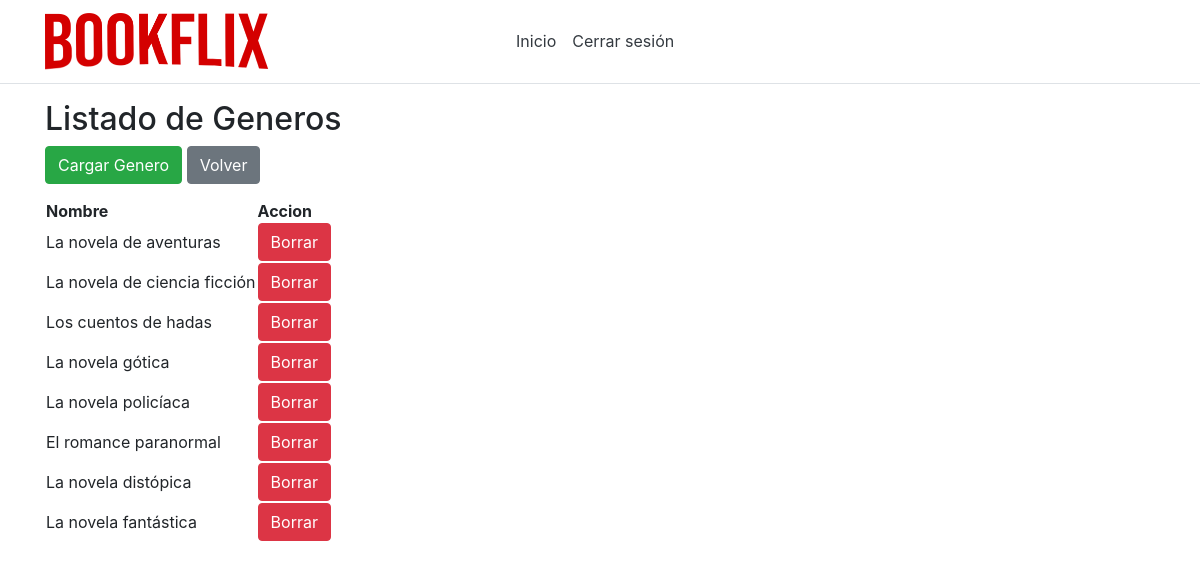
Before: /listGeneros/ (signed in) with the older database file.
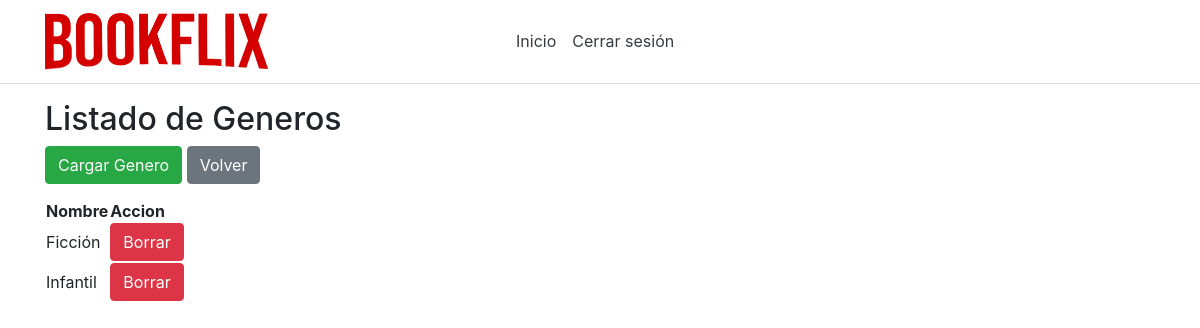
After: the same page with the newer database file.
### app/models.py (models this page shows, shortened)
class Genero(models.Model):
    id = models.AutoField(primary_key=True)
    nombre = models.CharField(max_length=50,unique=True)

### app/views.py (the view)
# urls.py: path('listGeneros/', views.listGeneros),
def listGeneros(request):
    generos = Genero.objects.all()
    return render(request, "admin/listOfGeneros.html", {'generos': generos})

### app/models.py (called while the page is built)
    @property
    def is_active(self):
        return self.active

    @property
    def is_superuser(self):
        return self.superuser

### app/templates/admin/listOfGeneros.html (shortened to what this page needs)
{% extends 'default/layout.html' %}
{% block admin %}
<h2>Listado de Generos</h2>
<div class="btn-group" role="group" aria-label="Basic example">
<form method="get" action="/createGenero">
    <button class="btn btn-success" type="submit">Cargar Genero</button>
  </form>
<form method="get" action="/inicio">
    <button class="btn btn-secondary" type="submit">Volver</button>
</form>
</div>
<table>
    <thead>
        <tr>
            <th>Nombre</th>
            <th>Accion</th>
        </tr>
    </thead>
    <tbody>
        {% for genero in generos %}
        <tr>
            <td>{{ genero.nombre }}</td>
            <td><a class="btn btn-danger" role="button" href="/deleteGenero/{{ genero.id }}"
          onClick="return confirm('¿Seguro que quieres borrar a {{genero.nombre}}?');">
            Borrar</a></td>
        </tr>
        {% endfor %}
    </tbody>
</table>
{% endblock %}

Changed rows visible on the page:
removed Genero: nombre "La novela de aventuras"
removed Genero: nombre "La novela de ciencia ficción"
removed Genero: nombre "Los cuentos de hadas"
removed Genero: nombre "La novela gótica"
removed Genero: nombre "La novela policíaca"
removed Genero: nombre "El romance paranormal"
removed Genero: nombre "La novela distópica"
removed Genero: nombre "La novela fantástica"
added Genero: nombre "Ficción"
added Genero: nombre "Infantil"
